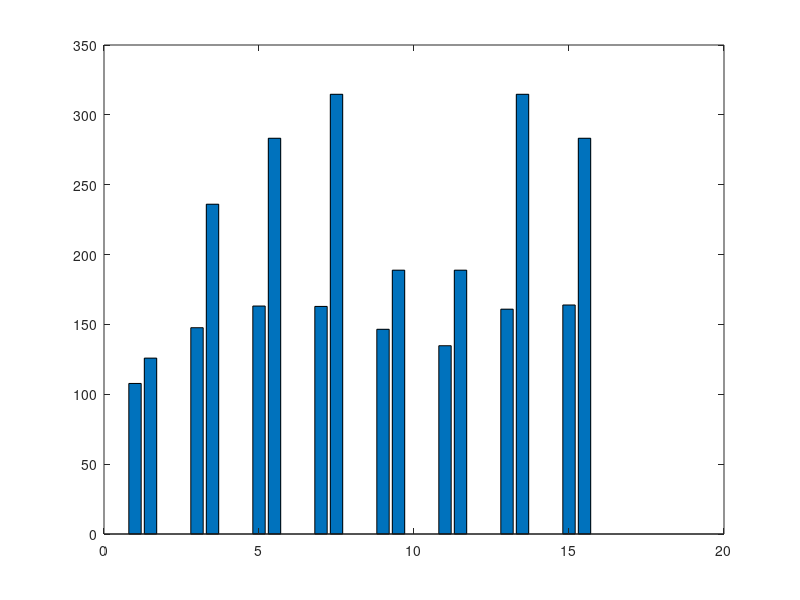

MATLAB code for this plot: (Note: this script raises an error after producing the figure.)

%% validation scenario 1------ 8 STAs --- 20 meters
clear all
% DCF_throughput = [162.7910  122.0933  162.7910  162.7910  162.7910  162.7910  162.7910  162.7910];
% CSR_throughput = [262.0935  125.8917  209.4578  209.4578  236.0470  188.8376  236.0470  209.4578];

plot_BianchiThroughput = [162.7910 262.0935  122.0933 125.8917  162.7910 209.4578  162.7910 209.4578  162.7910 236.0470  162.7910 188.8376  162.7910 236.0470  162.7910 209.4578];
plot_SimThroughput = plot_BianchiThroughput;

%% validation scenario 2------ 8 STAs --- 25 meters
clear all
% DCF_throughput = [162.7910  162.7910  162.7910  146.5119  162.7910  146.5119  162.7910  162.7910];
% CSR_throughput = [236.0470  188.8376  283.2564  188.8376  209.4578  209.4578  283.2564  283.2564];

plot_BianchiThroughput = [162.7910 236.0470  162.7910 188.8376  162.7910 283.2564  146.5119 188.8376  162.7910 209.4578  146.5119 209.4578  162.7910 283.2564  162.7910 283.2564];
plot_SimThroughput = plot_BianchiThroughput;

%% validation scenario 3------ 8 STAs --- 30 meters
clear all
% DCF_throughput = [108.5273  146.5119  162.7910  162.7910  146.5119  135.6592  162.7910  162.7910];
% CSR_throughput = [125.8917  236.0470  283.2564  314.7293  188.8376  188.8376  314.7293  283.2564];

plot_BianchiThroughput = [108.5273 125.8917  146.5119 236.0470  162.7910 283.2564  162.7910 314.7293  146.5119 188.8376  135.6592 188.8376  162.7910 314.7293  162.7910 283.2564];
plot_SimThroughput = plot_BianchiThroughput;    





%% 
xValues = [ 1 1.5    3 3.5    5 5.5    7 7.5   9 9.5    11 11.5    13 13.5    15 15.5];
for j = 1:length(plot_BianchiThroughput)/2
    pd = makedist('Normal','mu',plot_BianchiThroughput(2*(j-1)+1),'sigma',1);   % create a random variable with Normal dist, mean=0 and std deviation=1
    plot_SimThroughput(2*(j-1)+1) = random(pd);
end 

% yvalues = sprintfc('%.2f',B(1,:));
linestyle = {'-', ':'};
linewidth = [1, 1];

plotMatrix = [plot_SimThroughput;plot_BianchiThroughput];
figure
for i = 1:2   
    if i == 1 
        b = bar(xValues, plotMatrix(i,:));
        b.LineStyle = linestyle(i);
        b.LineWidth = linewidth(i);
        b.FaceColor = 'flat';
        b.CData(1,:) = [0.7020    0.5059    0.5059];
        b.CData(2,:) = [0.5059    0.6157    0.7020];
        b.CData(3,:) = [0.7020    0.5059    0.5059];
        b.CData(4,:) = [0.5059    0.6157    0.7020];
        b.CData(5,:) = [0.7020    0.5059    0.5059];
        b.CData(6,:) = [0.5059    0.6157    0.7020];
        b.CData(7,:) = [0.7020    0.5059    0.5059];
        b.CData(8,:) = [0.5059    0.6157    0.7020];
        b.CData(9,:) = [0.7020    0.5059    0.5059];
        b.CData(10,:) = [0.5059    0.6157    0.7020];
        b.CData(11,:) = [0.7020    0.5059    0.5059];
        b.CData(12,:) = [0.5059    0.6157    0.7020];
        b.CData(13,:) = [0.7020    0.5059    0.5059];
        b.CData(14,:) = [0.5059    0.6157    0.7020];
        b.CData(15,:) = [0.7020    0.5059    0.5059];
        b.CData(16,:) = [0.5059    0.6157    0.7020];


        title('', 'interpreter','latex', 'FontSize', 14);
        
        xticks([1.25    3.25    5.25    7.25   9.25    11.25   13.25  15.25]);
        xticklabels({'1' '2' '3' '4' '5' '6' '7' '8'});
        xtickangle(0);
        xlabel('STA', 'interpreter','latex', 'FontSize', 16)

        ylim([0 350]);
        yticks(0:50:350);
        ylabel('STA Throughput [Mbps]', 'interpreter','latex', 'FontSize', 16)
        ax = gca;
        ax.XAxis.LineWidth = 1.5;
        ax.YAxis.LineWidth = 1.5;
        set(gca, 'TickLabelInterpreter','latex', 'FontSize', 14);
        grid on
        hold on
        % text(A,B(1,:),yvalues,'vert','bottom','horiz','center');
        box off
    else
        asteriskValues = xValues;
        for k = 1:length(xValues)
            plot(asteriskValues(k), plot_BianchiThroughput(k), '*', 'LineWidth', 1, 'MarkerSize', 12, 'MarkerEdgeColor', [0 0 0], 'MarkerFaceColor',[0 0 0]);
                % 'HorizontalAlignment', 'center', 'VerticalAlignment', 'middle', 'FontSize',22, 'Interpreter', 'latex');
        end

        
        % b.FaceColor = 'none'; 
        % set(gca, 'TickLabelInterpreter','latex', 'FontSize', 14);  
    end


    % names = {'DCF' 'C-SR, RND' 'C-SR, OldPk'};
    % legend(b.YEndPoints, names, 'Interpreter','latex', 'location', 'north', 'FontSize', 14);
end


%%
%%%%%% legend
B = [11.7399 10.8998];

colordatabase = [[0.7020    0.5059    0.5059];
    [0.5059    0.6157    0.7020]];
names = {'DCF' 'C-SR' 'Analytical'};    


figure
for i=1:length(B)
    b = bar(1,B(i));
    b.FaceColor = 'flat';
    b.CData(1,:) = colordatabase(i,:);
    hold on
end
ylim([0 50]);
plot(1,5,'*', 'LineWidth', 1, 'MarkerSize', 12, 'MarkerEdgeColor', [0 0 0], 'MarkerFaceColor',[0 0 0]);
legend(names, 'Interpreter','latex', 'location', 'north', 'Orientation', 'vertical'  , 'FontSize', 14);
